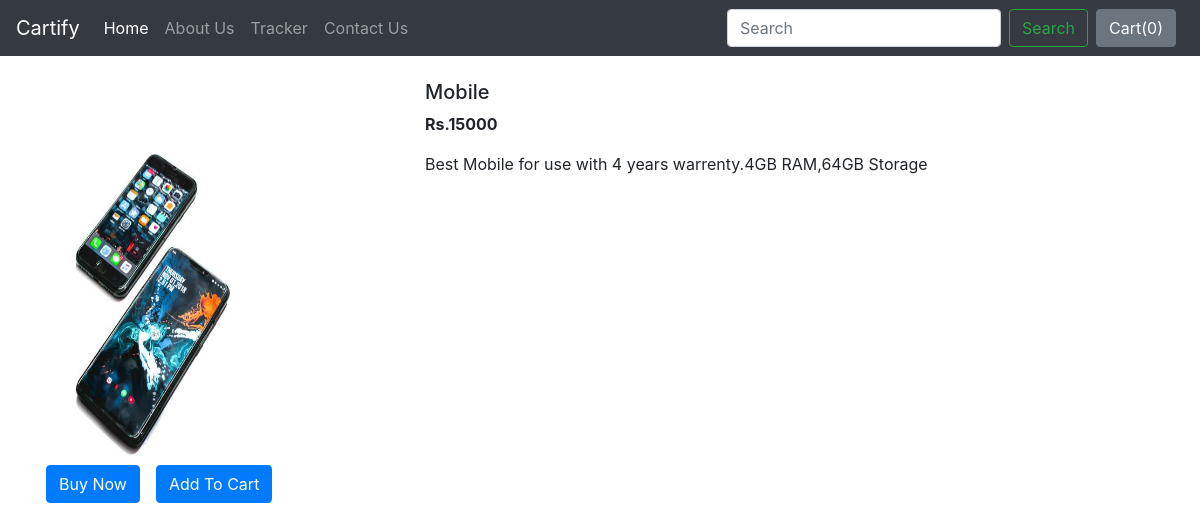
The page /shop/products/3 on the database its author committed.
### shop/models.py (models this page shows, shortened)
class Product(models.Model):
    product_id=models.AutoField
    product_name=models.CharField(max_length=50)
    category=models.CharField(max_length=50,default="")
    subcategory=models.CharField(max_length=50,default="")
    price=models.IntegerField(default=0)
    description=models.CharField(max_length=300)
    pub_date=models.DateField()
    image=models.ImageField(upload_to="shop/images",default="")

### shop/views.py (the view)
# urls.py: path("products/<int:myid>",views.productView,name="SearchProd"),
def productView(request,myid):
    product = Product.objects.filter(id=myid)
    return render(request, 'shop/prodView.html', {'product':product[0]})

### shop/templates/shop/prodView.html (shortened to what this page needs)
{% extends 'shop/basic.html' %}
{% block body %}
<div class="container my-4">
    <div class="row">
    <div class="col-md-4">
    <div class="row">
        <img src="/media/{{product.image}}" width="233px" height="385px">
    </div>
        <div class="row">
            <button class="btn btn-primary mx-3">Buy Now</button>
            <button class="btn btn-primary">Add To Cart</button>
        </div>
    </div>
    <div class="col-md-8">
        <h5>{{product.product_name}}</h5>
        <p><b>Rs.{{product.price}} </b></p>
        <p>{{product.description}}</p>
    </div>
    </div>
</div>
{% endblock %}

### rows shown on the page
Product: image (picture), product_name "Mobile", price "15000", description "Best Mobile for use with 4 years warrenty.4GB RAM,64GB Storage"
